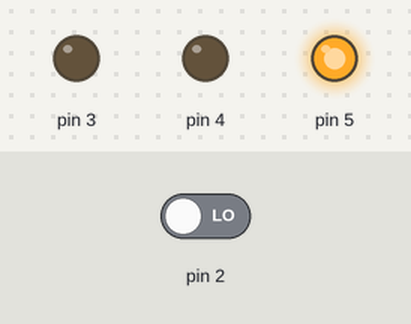
Bench run of a sketch on a simulated Arduino Uno, built with avr-gcc and run on an emulated ATmega328P. On the bench: output pins drawn as LEDs (lit = HIGH). Inputs (shaded band) come from the test bench; at power-on: pin 2 LOW.

Above: at 0.3 s.
Timing chart, 0 to 1.8 s (numbered marks = the images above):
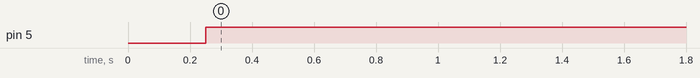

Measured:
- by itself, pin 5: LOW → HIGH at 0.25 s

The sketch:

sketch_sep08b.ino
```cpp
int switchState = 0;


void setup() {
 pinMode(2,INPUT);
 pinMode(3,OUTPUT);
 pinMode(4,OUTPUT);
 pinMode(5,OUTPUT);
}

void loop() {
  switchState = digitalRead(2);

  if( switchState = LOW){
    digitalWrite(3, HIGH);
    digitalWrite(4, LOW);
    digitalWrite(5, LOW);
}


else{
  delay(250);
  digitalWrite(3, LOW);
  digitalWrite(4, LOW);
  digitalWrite(5, HIGH);
  delay(250);
    }
  }
```
